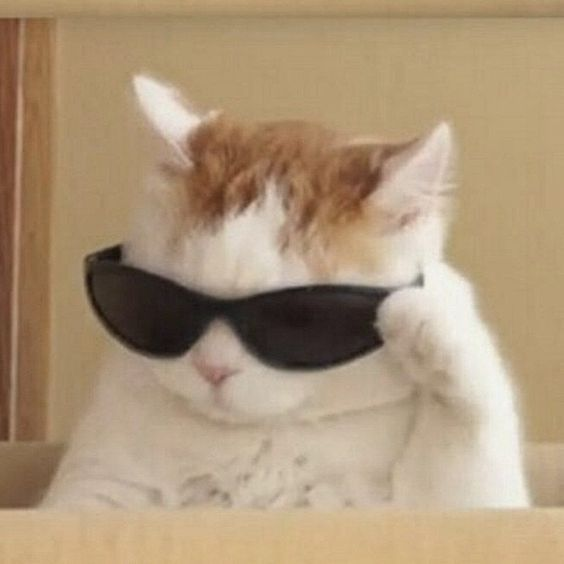
#> input picture goruntu-isleme-odevi/image.jpg, 564 x 564 px
$ python gama.py
#> lines starting #> are read from the running program, lines starting #| are printed output that depends on the picture
import cv2
import numpy as np
import matplotlib.pyplot as plt

def apply_gamma_correction(image, gamma=1.0):

    corrected_image = np.power(image/255.0, gamma)
    corrected_image = (corrected_image * 255).astype(np.uint8)
    return corrected_image

image_path = 'image.jpg'
image = cv2.imread(image_path, cv2.IMREAD_GRAYSCALE)
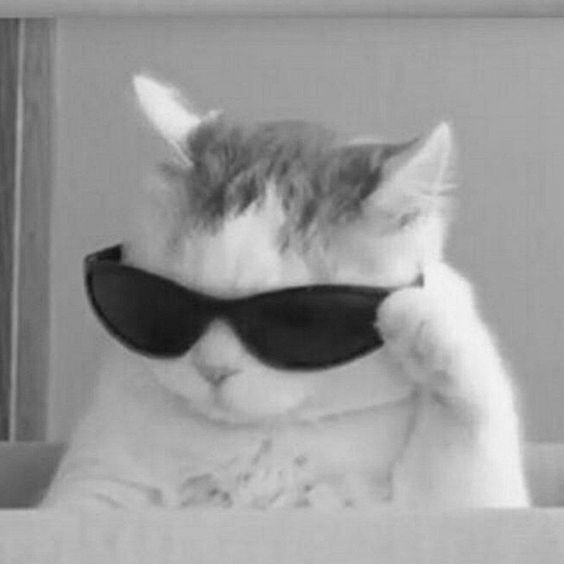
#> image: shape (564, 564); min 13, max 245, mean 153.7


gamma_corrected_image = apply_gamma_correction(image, gamma=0.5)
#> in apply_gamma_correction, `corrected_image = np.power(image/255.0, gamma)`:
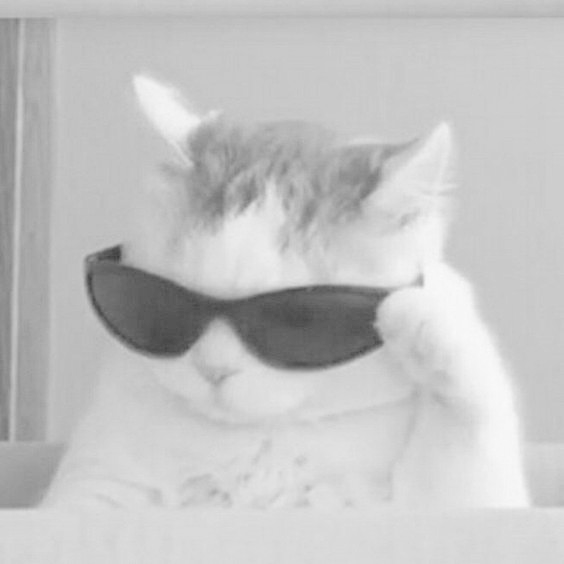
#> corrected_image: shape (564, 564) float64; min 0.226, max 0.98, mean 0.766


fig, axes = plt.subplots(1, 2, figsize=(10, 5))


axes[0].imshow(image, cmap='gray')
axes[0].axis('off')
axes[0].set_title('orijinal resim')

axes[1].imshow(gamma_corrected_image, cmap='gray')
axes[1].axis('off')
axes[1].set_title('Gamma uygulanmis resim (gamma=0.5)')


plt.show()
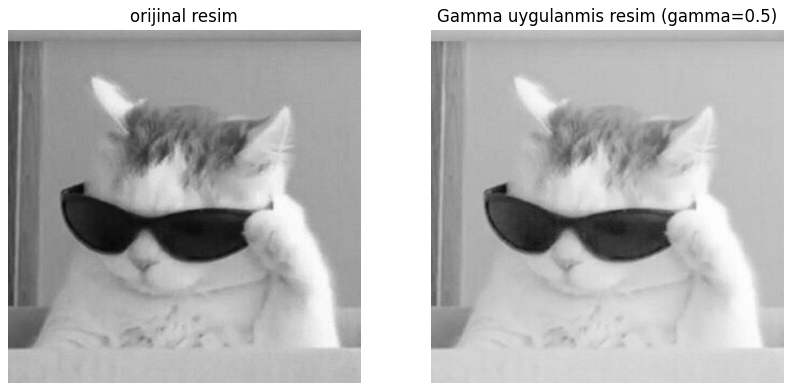
#> figure drawn by matplotlib, 2 panels
